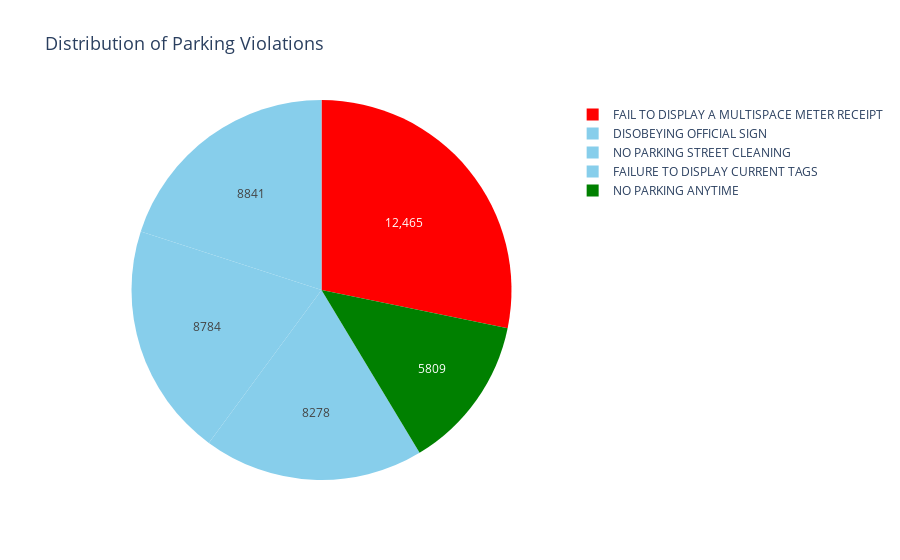

Notebook cell for this chart:
### Markdown cell above
### Distribution of Parking Violations: Insights from the Pie Chart

The pie chart illustrates the proportional distribution of the five most common parking violations. Each segment represents a specific violation type, with its size corresponding to the frequency of violations.

### Code cell
import plotly.graph_objects as go

# Define colors: sky blue for most, green for the highest, and red for the lowest
colors = ['skyblue'] * len(top_violations)  # Default all to sky blue
colors[0] = 'red'  # Assign green to the highest value
colors[-1] = 'green'   # Assign red to the lowest value

# Create a pie chart with custom colors
fig = go.Figure(
    data=[go.Pie(
        labels=top_violations.index,
        values=top_violations.values,
        hoverinfo='label+percent',
        textinfo='value',
        marker=dict(colors=colors)  # Apply custom colors
    )]
)

# Customize layout
fig.update_layout(
    title='Distribution of Parking Violations',
    title_font_size=18
)

fig.show()

### Figure 1 — Plotly figure (JSON) as saved in the notebook; plotly's stock layout.template omitted (floating-point values rounded to 4 significant figures)
{"data": [{"hoverinfo": "label+percent", "labels": ["FAIL TO DISPLAY A MULTISPACE METER RECEIPT", "DISOBEYING OFFICIAL SIGN", "NO PARKING STREET CLEANING", "FAILURE TO DISPLAY CURRENT TAGS", "NO PARKING ANYTIME"], "marker": {"colors": ["red", "skyblue", "skyblue", "skyblue", "green"]}, "textinfo": "value", "type": "pie", "values": [12465, 8841, 8784, 8278, 5809]}], "layout": {"autosize": true, "title": {"font": {"size": 18}, "text": "Distribution of Parking Violations"}}}
